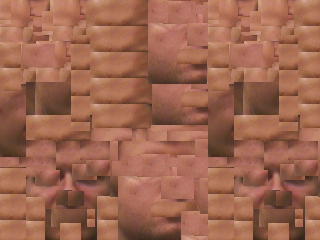
%> input picture lab02-FCD/model_skory.bmp, 320 x 240 px
$ octave --eval "result = createSkinModel('model_skory.bmp');"   (GNU Octave 9; MATLAB toolbox functions it lacks are replaced by stand-ins)
%> lines starting %> are read from the running program, lines starting %| are printed output that depends on the picture
function skin_model = createSkinModel(imgname,varargin)
%> called with imgname = 'model_skory.bmp'
% CREATESKINMODEL Tworzy gaussowski model skory (2d) w przestrzeni kolorow
%                 YCrCb
%
%  [SKIN_MODEL] = CREATESKINMODEL(IMGNAME,OPC_BW)
%
% INPUT:
% > imgname - nazwa obrazu wejsciowego, zawierajacego probki obrazu skory
% > opcbw  - opcjonalny argument - maska wyboru pikseli z obrazu z probkami (
%            (zmienna logiczna o rozmiarze = rozmiarowi obrazu RGB, uzyskana
%            np funkcja "roipoly")
%
% OUTPUT:
% > skin_model - model koloru skory [tablica 256x256]
%
% DEPENDICIES:
% -
% COMMENTS:
% > TODO kontrola argumentow wejsciowych
% CREATED: Jaromir Przybylo, 22 lutego2007
% LASTMODIFIED:
% > Jaromir Przybylo, 26.10.2015
% > R2019b, Jaromir Przybylo, 17.03.2020, poprawki b酬d體
%

% wczytanie obrazu
image1 = imread(imgname);
%> image1 is the input picture: size 240x320x3 uint8; mean R, G, B 158, 102.2, 80.4

if nargin>1
    bw = varargin{1};
else
    bw=ones(size(image1,1),size(image1,2))>0;
end

% konwersja RGB>YCBCR
ycbcr = rgb2ycbcr(image1);
%> ycbcr: size 240x320x3 uint8; mean of channels 1, 2, 3 116, 110.2, 154

% wybor skladowych CB,CR i umieszczenie ich w macierzy 2*N
data1=ycbcr(:,:,3);data2=ycbcr(:,:,2);
%> after `data1=ycbcr(:,:,3)`:
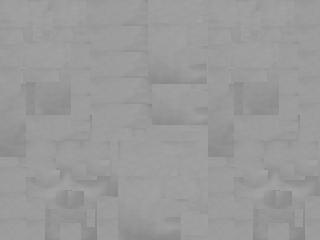
%> data1: size 240x320 uint8; min 135, max 163, mean 154
%> after `data2=ycbcr(:,:,2)`:
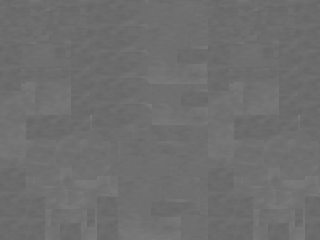
%> data2: size 240x320 uint8; min 103, max 124, mean 110.2
data1=data1(bw);data2=data2(bw);
data=double([data1(:) data2(:)]);

% obliczenie sredniej i macierzy kowariancji
mu1=mean(data);
%> mu1 = [154 110.2]
cov1=cov(data);
%> cov1 = [20.5 -10.56; -10.56 12.51]

% wyznaczenie 2D probability density function dla zakresu [0-255,0-255]
x=0:255;y=0:255;
[xx,yy]=meshgrid(x,y);
xx1=xx(:);yy1=yy(:);
outdata=mvnpdf([xx1 yy1],mu1,cov1);
skin_model=reshape(outdata,256,256);
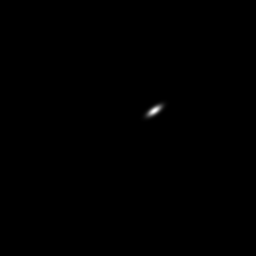
%> skin_model: size 256x256 double; min 0, max 0.0132, mean 1.53e-05; drawn with min black and max white

%model =     gaussian(chromatyczny);
